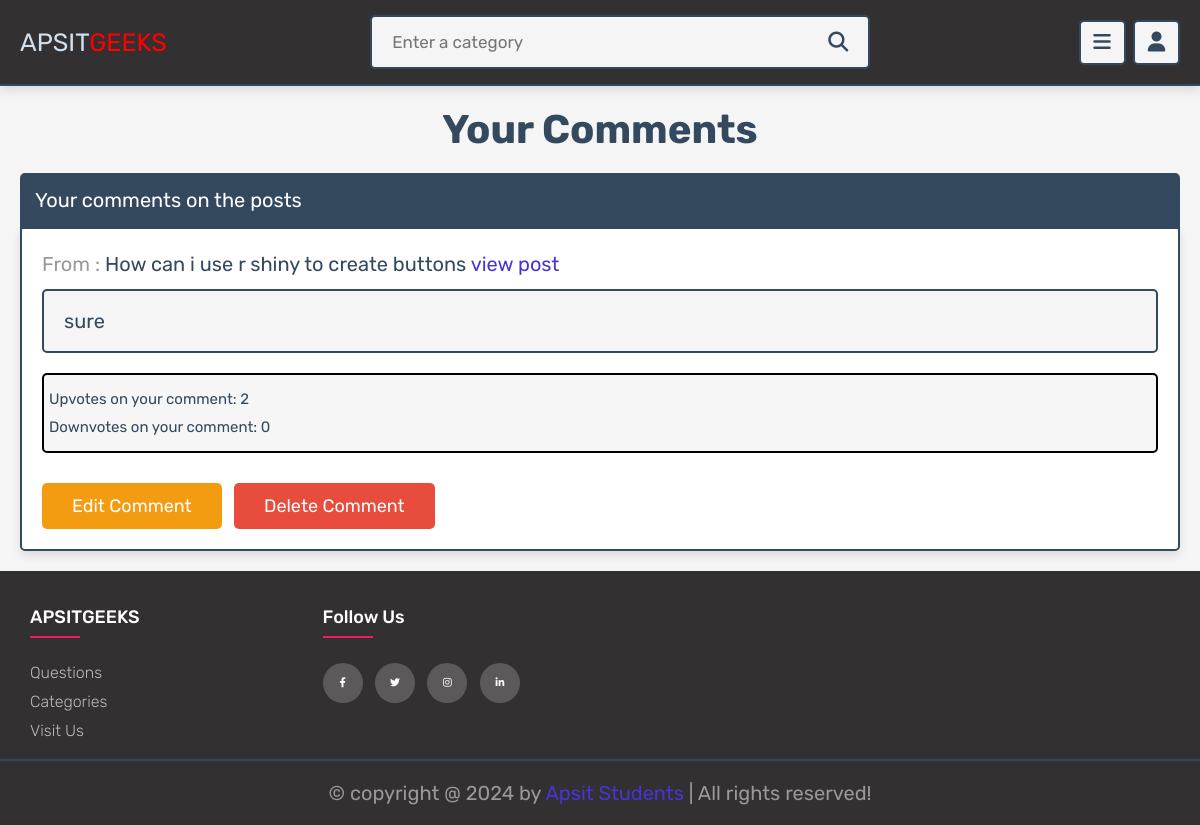
Page /user_comments.php (signed in) on the committed database.
### tables this page shows
CREATE TABLE `posts` (
  `id` int(100) NOT NULL,
  `admin_id` int(100) NOT NULL,
  `name` varchar(100) NOT NULL,
  `title` varchar(100) NOT NULL,
  `content` varchar(10000) NOT NULL,
  `category` varchar(50) NOT NULL,
  `image` varchar(100) NOT NULL,
  `date` date NOT NULL DEFAULT current_timestamp(),
  `status` varchar(10) NOT NULL
);

CREATE TABLE `comments` (
  `id` int(100) NOT NULL,
  `post_id` int(100) NOT NULL,
  `admin_id` int(100) NOT NULL,
  `user_id` int(100) NOT NULL,
  `user_name` varchar(50) NOT NULL,
  `comment` varchar(1000) NOT NULL,
  `date` date NOT NULL DEFAULT current_timestamp()
);

### user_comments.php (the view, shortened to what this page needs)
<?php
include 'components/connect.php';
if(isset($_SESSION['user_id'])){
   $user_id = $_SESSION['user_id'];
}else{
   $user_id = '';
   header('location:home.php');
};
?>
<!DOCTYPE html>
<html lang="en">
<head>
   <link rel="stylesheet" href="https://cdnjs.cloudflare.com/ajax/libs/font-awesome/6.1.1/css/all.min.css">
   <link rel="stylesheet" href="css/style.css">
</head>
<body>
<?php include 'components/user_header.php'; ?>
<section class="comments-container">
   <h1 class="heading">your comments</h1>
   <p class="comment-title">Your comments on the posts</p>
   <div class="user-comments-container">
      <?php
         $select_comments = $conn->prepare("SELECT * FROM `comments` WHERE user_id = ?");
         $select_comments->execute([$user_id]);
         if($select_comments->rowCount() > 0){
            while($fetch_comments = $select_comments->fetch(PDO::FETCH_ASSOC)){
      ?>
      <div class="show-comments">
         <?php
            $select_posts = $conn->prepare("SELECT * FROM `posts` WHERE id = ?");
            $select_posts->execute([$fetch_comments['post_id']]);
            while($fetch_posts = $select_posts->fetch(PDO::FETCH_ASSOC)){
               $post_id = $fetch_comments['id'];
               $count_comment_upvote = $conn->prepare("SELECT * FROM `upvotes` WHERE comment_id = ?");
               $count_comment_upvote->execute([$post_id]);
               $total_upvote = $count_comment_upvote->rowCount();
               $count_comment_downvote = $conn->prepare("SELECT * FROM `downvotes` WHERE comment_id = ?");
               $count_comment_downvote->execute([$post_id]);
               $total_downvote = $count_comment_downvote->rowCount();
         ?>
         <div class="post-title"> From : <span><?= $fetch_posts['title']; ?></span> <a href="view_post.php?post_id=<?= $fetch_posts['id']; ?>" >view post</a></div>
         <?php
            }
         ?>
         <div class="comment-box"><?= $fetch_comments['comment']; ?></div>
         <form action="" method="POST">
            <div class="vote_numbers">
               <p >Upvotes on your comment: <span><?= $total_upvote; ?></span></p>
               <p >Downvotes on your comment: <span><?= $total_downvote;?></span></p>
            </div>
            <button type="submit" class="inline-option-btn" name="open_edit_box">edit comment</button>
            <button type="submit" class="inline-delete-btn" name="delete_comment" onclick="return confirm('delete this comment?');">delete comment</button>
         </form>
      </div>
      <?php
            }
         }else{
            echo '<p class="empty">no comments added yet!</p>';
         }
      ?>
   </div>
</section>
<?php include 'components/footer.php'; ?>
</body>
</html>

### css/style.css (style rules this page uses)
:root { --main-color:#4834d4; --red:#e74c3c; --orange:#f39c12; --black:#34495e; --white:#fff; --light-bg:#f5f5f5; --light-color:#999; --border:.2rem solid var(--black); --box-shadow:0 .5rem 1rem rgba(0,0,0,.1); }
* { font-family: 'Rubik', sans-serif; margin:0; padding:0; box-sizing: border-box; outline: none; border:none; text-decoration: none; }
html { font-size: 62.5%; overflow-x: hidden; scroll-behavior: smooth; scroll-padding-top: 7rem; }
body { background-color: var(--light-bg); }
section { padding:2rem; margin: 0 auto; max-width: 1200px; }
.btn, .delete-btn, .option-btn, .inline-btn, .inline-option-btn, .inline-delete-btn { margin-top: 1rem; border-radius: .5rem; cursor: pointer; font-size: 1.8rem; color:var(--white); padding:1.2rem 3rem; text-transform: capitalize; text-align: center; }
.inline-btn, .inline-option-btn, .inline-delete-btn { display: inline-block; margin-right: 1rem; }
.inline-delete-btn, .delete-btn { background-color: var(--red); }
.inline-option-btn, .option-btn { background-color: var(--orange); }
.heading { margin-bottom: 2rem; text-align: center; font-size: 4rem; color:var(--black); text-transform: capitalize; }
.comments-container .comment-title { background-color: var(--black); color:var(--white); padding:1.5rem; font-size: 2rem; border-radius: .5rem; border-bottom-left-radius: 0; border-bottom-right-radius: 0; }
.comments-container .user-comments-container { display: grid; gap:2.5rem; border:var(--border); box-shadow: var(--box-shadow); border-radius: .5rem; padding:2rem; background-color: var(--white); border-top-left-radius: 0; border-top-right-radius: 0; transition: 1s; }
.comments-container .user-comments-container .show-comments .post-title { margin-bottom: 1rem; font-size: 2rem; color:var(--light-color); }
.comments-container .user-comments-container .show-comments .post-title span { color:var(--black); line-height: 1.5; }
.comments-container .user-comments-container .show-comments .post-title a { color:var(--main-color); }
.comments-container .user-comments-container .show-comments .comment-box { border-radius: .5rem; background-color: var(--light-bg); padding:1.5rem 2rem; font-size: 2rem; color:var(--black); width: 100%; white-space: pre-line; line-height: 1.5; border: var(--border); }
.vote_numbers { border: 2px solid black; border-radius: 5px; color: #34495e; background-color: #f6f6f6; margin: 20px 0; padding: 10px 0; font-size: 1.5rem; transition: all .5s; }
.vote_numbers p { margin-left: 5px; padding: 5px 0; }

### rows in the picture
comments: comment "sure", total_upvote "2", total_downvote "0"
posts: title "How can i use r shiny to create buttons"
